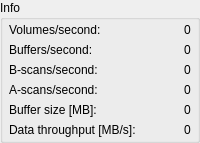
			<widget class="QGroupBox" name="groupBox_4">
			 <property name="maximumSize">
			  <size>
			   <width>16777215</width>
			   <height>100</height>
			  </size>
			 </property>
			 <property name="title">
			  <string>Info</string>
			 </property>
			 <layout class="QVBoxLayout" name="verticalLayout_8">
			  <property name="spacing">
			   <number>0</number>
			  </property>
			  <property name="leftMargin">
			   <number>6</number>
			  </property>
			  <property name="topMargin">
			   <number>0</number>
			  </property>
			  <property name="rightMargin">
			   <number>6</number>
			  </property>
			  <property name="bottomMargin">
			   <number>0</number>
			  </property>
			  <item>
			   <layout class="QHBoxLayout" name="horizontalLayout_5">
				<item>
				 <widget class="QLabel" name="label_3">
				  <property name="sizePolicy">
				   <sizepolicy hsizetype="MinimumExpanding" vsizetype="MinimumExpanding">
					<horstretch>0</horstretch>
					<verstretch>0</verstretch>
				   </sizepolicy>
				  </property>
				  <property name="text">
				   <string>Volumes/second:</string>
				  </property>
				 </widget>
				</item>
				<item>
				 <spacer name="horizontalSpacer_3">
				  <property name="orientation">
				   <enum>Qt::Horizontal</enum>
				  </property>
				  <property name="sizeType">
				   <enum>QSizePolicy::Expanding</enum>
				  </property>
				  <property name="sizeHint" stdset="0">
				   <size>
					<width>40</width>
					<height>20</height>
				   </size>
				  </property>
				 </spacer>
				</item>
				<item>
				 <widget class="QLabel" name="label_volumesPerSecond">
				  <property name="frameShape">
				   <enum>QFrame::NoFrame</enum>
				  </property>
				  <property name="lineWidth">
				   <number>0</number>
				  </property>
				  <property name="text">
				   <string>0</string>
				  </property>
				 </widget>
				</item>
			   </layout>
			  </item>
			  <item>
			   <layout class="QHBoxLayout" name="horizontalLayout_30">
				<item>
				 <widget class="QLabel" name="label_30">
				  <property name="sizePolicy">
				   <sizepolicy hsizetype="MinimumExpanding" vsizetype="MinimumExpanding">
					<horstretch>0</horstretch>
					<verstretch>0</verstretch>
				   </sizepolicy>
				  </property>
				  <property name="text">
				   <string>Buffers/second:</string>
				  </property>
				 </widget>
				</item>
				<item>
				 <spacer name="horizontalSpacer_8">
				  <property name="orientation">
				   <enum>Qt::Horizontal</enum>
				  </property>
				  <property name="sizeType">
				   <enum>QSizePolicy::Expanding</enum>
				  </property>
				  <property name="sizeHint" stdset="0">
				   <size>
					<width>40</width>
					<height>20</height>
				   </size>
				  </property>
				 </spacer>
				</item>
				<item>
				 <widget class="QLabel" name="label_buffersPerSecond">
				  <property name="frameShape">
				   <enum>QFrame::NoFrame</enum>
				  </property>
				  <property name="lineWidth">
				   <number>0</number>
				  </property>
				  <property name="text">
				   <string>0</string>
				  </property>
				 </widget>
				</item>
			   </layout>
			  </item>
			  <item>
			   <layout class="QHBoxLayout" name="horizontalLayout_12">
				<item>
				 <widget class="QLabel" name="label_9">
				  <property name="sizePolicy">
				   <sizepolicy hsizetype="MinimumExpanding" vsizetype="MinimumExpanding">
					<horstretch>0</horstretch>
					<verstretch>0</verstretch>
				   </sizepolicy>
				  </property>
				  <property name="text">
				   <string>B-scans/second:</string>
				  </property>
				 </widget>
				</item>
				<item>
				 <spacer name="horizontalSpacer_6">
				  <property name="orientation">
				   <enum>Qt::Horizontal</enum>
				  </property>
				  <property name="sizeType">
				   <enum>QSizePolicy::Expanding</enum>
				  </property>
				  <property name="sizeHint" stdset="0">
				   <size>
					<width>40</width>
					<height>20</height>
				   </size>
				  </property>
				 </spacer>
				</item>
				<item>
				 <widget class="QLabel" name="label_bscansPerSecond">
				  <property name="frameShape">
				   <enum>QFrame::NoFrame</enum>
				  </property>
				  <property name="lineWidth">
				   <number>0</number>
				  </property>
				  <property name="text">
				   <string>0</string>
				  </property>
				 </widget>
				</item>
			   </layout>
			  </item>
			  <item>
			   <layout class="QHBoxLayout" name="horizontalLayout_13">
				<item>
				 <widget class="QLabel" name="label_11">
				  <property name="sizePolicy">
				   <sizepolicy hsizetype="MinimumExpanding" vsizetype="MinimumExpanding">
					<horstretch>0</horstretch>
					<verstretch>0</verstretch>
				   </sizepolicy>
				  </property>
				  <property name="text">
				   <string>A-scans/second:</string>
				  </property>
				 </widget>
				</item>
				<item>
				 <spacer name="horizontalSpacer_7">
				  <property name="orientation">
				   <enum>Qt::Horizontal</enum>
				  </property>
				  <property name="sizeType">
				   <enum>QSizePolicy::Expanding</enum>
				  </property>
				  <property name="sizeHint" stdset="0">
				   <size>
					<width>40</width>
					<height>20</height>
				   </size>
				  </property>
				 </spacer>
				</item>
				<item>
				 <widget class="QLabel" name="label_ascansPerSecond">
				  <property name="frameShape">
				   <enum>QFrame::NoFrame</enum>
				  </property>
				  <property name="lineWidth">
				   <number>0</number>
				  </property>
				  <property name="text">
				   <string>0</string>
				  </property>
				 </widget>
				</item>
			   </layout>
			  </item>
			  <item>
			   <layout class="QHBoxLayout" name="horizontalLayout_10">
				<item>
				 <widget class="QLabel" name="label_10">
				  <property name="sizePolicy">
				   <sizepolicy hsizetype="MinimumExpanding" vsizetype="MinimumExpanding">
					<horstretch>0</horstretch>
					<verstretch>0</verstretch>
				   </sizepolicy>
				  </property>
				  <property name="text">
				   <string>Buffer size [MB]:</string>
				  </property>
				 </widget>
				</item>
				<item>
				 <spacer name="horizontalSpacer_4">
				  <property name="orientation">
				   <enum>Qt::Horizontal</enum>
				  </property>
				  <property name="sizeHint" stdset="0">
				   <size>
					<width>40</width>
					<height>20</height>
				   </size>
				  </property>
				 </spacer>
				</item>
				<item>
				 <widget class="QLabel" name="label_bufferSize">
				  <property name="frameShape">
				   <enum>QFrame::NoFrame</enum>
				  </property>
				  <property name="frameShadow">
				   <enum>QFrame::Plain</enum>
				  </property>
				  <property name="lineWidth">
				   <number>0</number>
				  </property>
				  <property name="text">
				   <string>0</string>
				  </property>
				 </widget>
				</item>
			   </layout>
			  </item>
			  <item>
			   <layout class="QHBoxLayout" name="horizontalLayout_11">
				<item>
				 <widget class="QLabel" name="label_8">
				  <property name="text">
				   <string>Data throughput [MB/s]:</string>
				  </property>
				 </widget>
				</item>
				<item>
				 <spacer name="horizontalSpacer_5">
				  <property name="orientation">
				   <enum>Qt::Horizontal</enum>
				  </property>
				  <property name="sizeHint" stdset="0">
				   <size>
					<width>40</width>
					<height>20</height>
				   </size>
				  </property>
				 </spacer>
				</item>
				<item>
				 <widget class="QLabel" name="label_dataThroughput">
				  <property name="text">
				   <string>0</string>
				  </property>
				 </widget>
				</item>
			   </layout>
			  </item>
			 </layout>
			</widget>
